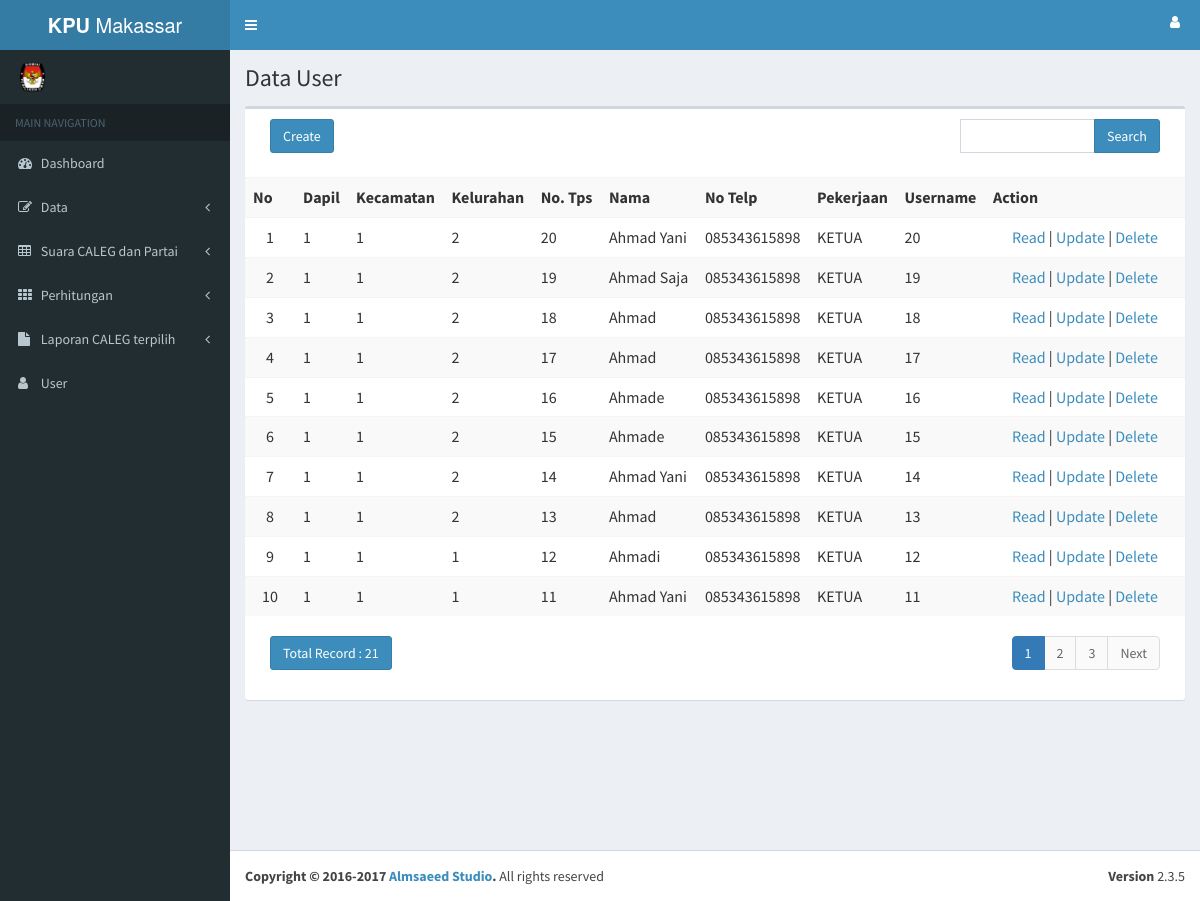
Screenshot of /index.php/users with the database file from the repository.
### tables this page shows
CREATE TABLE `users` (
  `id` int(11) NOT NULL AUTO_INCREMENT,
  `id_dapil` int(11) DEFAULT NULL,
  `id_kecamatan` int(11) DEFAULT NULL,
  `id_kelurahan` int(11) DEFAULT NULL,
  `id_tps` int(11) DEFAULT NULL,
  `nama` varchar(100) DEFAULT NULL,
  `jk` varchar(1) DEFAULT NULL,
  `no_telp` varchar(15) DEFAULT NULL,
  `pekerjaan` varchar(30) DEFAULT NULL,
  `username` varchar(32) DEFAULT NULL,
  `password` varchar(64) DEFAULT NULL,
  `level` varchar(20) NOT NULL,
  `aktif` varchar(10) DEFAULT NULL,
  PRIMARY KEY (`id`) USING BTREE
);

### application/controllers/Users.php (called while the page is built, shortened)
<?php
class Users extends CI_Controller
{
    function __construct()
    {
        $this->load->model('Users_model');
        $this->load->library('form_validation');
    }
    public function index()
    {
        $q = urldecode($this->input->get('q', TRUE));
        $start = intval($this->input->get('start'));
        if ($q <> '') {
            $config['base_url'] = base_url() . 'users/index?q=' . urlencode($q);
            $config['first_url'] = base_url() . 'users/index?q=' . urlencode($q);
        } else {
            $config['base_url'] = base_url() . 'users/index';
            $config['first_url'] = base_url() . 'users/index';
        }
        $config['per_page'] = 10;
        $config['page_query_string'] = TRUE;
        $config['total_rows'] = $this->Users_model->total_rows($q);
        $users = $this->Users_model->get_limit_data($config['per_page'], $start, $q);
        $this->load->library('pagination');
        $this->pagination->initialize($config);
        $data = array(
            'users_data' => $users,
            'q' => $q,
            'pagination' => $this->pagination->create_links(),
            'total_rows' => $config['total_rows'],
            'start' => $start,
        );
        $this->load->view('users/users_list', $data);
    }
}

### index.php (called while the page is built, shortened)
<?php
require_once BASEPATH.'core/CodeIgniter.php';

### application/config/config.php (called while the page is built, shortened)
<?php
$root	= "http://".$_SERVER['HTTP_HOST'];
$root	.= str_replace(basename($_SERVER['SCRIPT_NAME']),"",$_SERVER['SCRIPT_NAME']);
$config['base_url']	= "$root";
$config['index_page'] = '';
$config['uri_protocol']	= 'REQUEST_URI';
$config['url_suffix'] = '';
$config['language']	= 'english';
$config['charset'] = 'UTF-8';
$config['enable_hooks'] = FALSE;
$config['subclass_prefix'] = 'MY_';
$config['composer_autoload'] = 'vendor/autoload.php';
$config['permitted_uri_chars'] = 'a-z 0-9~%.:_\-';
$config['enable_query_strings'] = FALSE;
$config['controller_trigger'] = 'c';
$config['function_trigger'] = 'm';
$config['directory_trigger'] = 'd';
$config['allow_get_array'] = TRUE;
$config['log_threshold'] = 0;
$config['log_path'] = '';
$config['log_file_extension'] = '';
$config['log_file_permissions'] = 0644;
$config['log_date_format'] = 'Y-m-d H:i:s';
$config['error_views_path'] = '';
$config['cache_path'] = '';
$config['cache_query_string'] = FALSE;
$config['encryption_key'] = '';
$config['sess_driver'] = 'files';
$config['sess_cookie_name'] = 'ci_session';
$config['sess_expiration'] = 7200;
$config['sess_save_path'] = NULL;
$config['sess_match_ip'] = FALSE;
$config['sess_time_to_update'] = 300;
$config['sess_regenerate_destroy'] = FALSE;
$config['cookie_prefix']	= '';
$config['cookie_domain']	= '';
$config['cookie_path']		= '/';
$config['cookie_secure']	= FALSE;
$config['cookie_httponly'] 	= FALSE;
$config['standardize_newlines'] = FALSE;
$config['global_xss_filtering'] = FALSE;
$config['csrf_protection'] = FALSE;
$config['csrf_token_name'] = 'csrf_test_name';
$config['csrf_cookie_name'] = 'csrf_cookie_name';
$config['csrf_expire'] = 7200;
$config['csrf_regenerate'] = TRUE;
$config['csrf_exclude_uris'] = array();
$config['compress_output'] = FALSE;
$config['time_reference'] = 'local';
$config['rewrite_short_tags'] = FALSE;
$config['proxy_ips'] = '';

### application/models/Users_model.php (called while the page is built, shortened)
<?php
class Users_model extends CI_Model
{
    public $table = 'users';
    public $id = 'id';
    public $order = 'DESC';
    function total_rows($q = NULL) {
        $this->db->like('id', $q);
    $this->db->or_like('id_dapil', $q);
    $this->db->or_like('id_kecamatan', $q);
    $this->db->or_like('id_kelurahan', $q);
    $this->db->or_like('id_tps', $q);
	$this->db->or_like('nama', $q);
	$this->db->or_like('jk', $q);
	$this->db->or_like('no_telp', $q);
	$this->db->or_like('pekerjaan', $q);
	$this->db->or_like('username', $q);
	$this->db->or_like('password', $q);
	$this->db->or_like('level', $q);
	$this->db->or_like('aktif', $q);
	$this->db->from($this->table);
        return $this->db->count_all_results();
    }
    function get_limit_data($limit, $start = 0, $q = NULL) {
        $this->db->order_by($this->id, $this->order);
        $this->db->like('id', $q);
    $this->db->or_like('id_dapil', $q);
    $this->db->or_like('id_kecamatan', $q);
    $this->db->or_like('id_kelurahan', $q);
    $this->db->or_like('id_tps', $q);
	$this->db->or_like('nama', $q);
	$this->db->or_like('jk', $q);
	$this->db->or_like('no_telp', $q);
	$this->db->or_like('pekerjaan', $q);
	$this->db->or_like('username', $q);
	$this->db->or_like('password', $q);
	$this->db->or_like('level', $q);
	$this->db->or_like('aktif', $q);
	$this->db->limit($limit, $start);
        return $this->db->get($this->table)->result();
    }
}

### application/views/users/users_list.php (the view, shortened to what this page needs)
<div class="content-wrapper">
    <section class="content-header">
      <h1>Data User</h1>
    </section>
    <section class="content">
        <div class="row">
            <div class="col-xs-12">
                <div class="box">
                    <div class="box-header">
                        <div class="col-md-4">
                            <?php echo anchor(site_url('users/create'),'Create', 'class="btn btn-primary"'); ?>
                        </div>
                        <div class="col-md-4 text-center">
                        </div>
                        <div class="col-md-1 text-right">
                        </div>
                        <div class="col-md-3 text-right">
                            <form action="<?php echo site_url('users/index'); ?>" class="form-inline" method="get">
                                <div class="input-group">
                                    <input type="text" class="form-control" name="q" value="<?php echo $q; ?>">
                                    <span class="input-group-btn">
                                      <button class="btn btn-primary" type="submit">Search</button>
                                    </span>
                                </div>
                            </form>
                        </div>
                    </div>
                    <table class="table table-striped" style="margin-bottom: 10px">
                        <tr>
                            <th align="center">No</th>
                            <th>Dapil</th>
                            <th>Kecamatan</th>
                            <th>Kelurahan</th>
                            <th>No. Tps</th>
                    		<th>Nama</th>
                    		<th>No Telp</th>
                    		<th>Pekerjaan</th>
                    		<th>Username</th>
                    	   <th width="200px">Action</th>
                        </tr><?php
                            foreach ($users_data as $users)
                            {
                                ?>
                        <tr>
                			<td align="center" width="50px"><?php echo ++$start ?></td>
                            <td><?php echo $users->id_dapil ?></td>
                            <td><?php echo $users->id_kecamatan ?></td>
                            <td><?php echo $users->id_kelurahan ?></td>
                            <td><?php echo $users->id_tps ?></td>
                			<td><?php echo $users->nama ?></td>
                			<td><?php echo $users->no_telp ?></td>
                			<td><?php echo $users->pekerjaan ?></td>
                			<td><?php echo $users->username ?></td>
                			<td style="text-align:center" width="200px">
                				<?php
                				echo anchor(site_url('users/read/'.$users->id),'Read');
                                echo ' | ';
                				echo anchor(site_url('users/update/'.$users->id),'Update');
                                echo ' | ';
                				echo anchor(site_url('users/delete/'.$users->id),'Delete','onclick="javasciprt: return confirm(\'Are You Sure ?\')"');
                				?>
                			</td>
                		</tr>
                                <?php
                            }
                            ?>
                    </table>
                    <div class="box-header">
                        <div class="col-md-6">
                            <a href="#" class="btn btn-primary">Total Record : <?php echo $total_rows ?></a>
                        </div>
                        <div class="col-md-6 text-right">
                            <?php echo $pagination ?>
                        </div>
                    </div>
                </div>
            </div>
        </div>
    </section>
</div>

### rows the page displays
users: id_dapil "1", id_kecamatan "1", id_kelurahan "2", id_tps "20", nama "Ahmad Yani", no_telp "085343615898", pekerjaan "KETUA", username "20", id "Read", id "Update", id "Delete"
users: id_dapil "1", id_kecamatan "1", id_kelurahan "2", id_tps "19", nama "Ahmad Saja", no_telp "085343615898", pekerjaan "KETUA", username "19", id "Read", id "Update", id "Delete"
users: id_dapil "1", id_kecamatan "1", id_kelurahan "2", id_tps "18", nama "Ahmad", no_telp "085343615898", pekerjaan "KETUA", username "18", id "Read", id "Update", id "Delete"
users: id_dapil "1", id_kecamatan "1", id_kelurahan "2", id_tps "17", nama "Ahmad", no_telp "085343615898", pekerjaan "KETUA", username "17", id "Read", id "Update", id "Delete"
users: id_dapil "1", id_kecamatan "1", id_kelurahan "2", id_tps "16", nama "Ahmade", no_telp "085343615898", pekerjaan "KETUA", username "16", id "Read", id "Update", id "Delete"
users: id_dapil "1", id_kecamatan "1", id_kelurahan "2", id_tps "15", nama "Ahmade", no_telp "085343615898", pekerjaan "KETUA", username "15", id "Read", id "Update", id "Delete"
users: id_dapil "1", id_kecamatan "1", id_kelurahan "2", id_tps "14", nama "Ahmad Yani", no_telp "085343615898", pekerjaan "KETUA", username "14", id "Read", id "Update", id "Delete"
users: id_dapil "1", id_kecamatan "1", id_kelurahan "2", id_tps "13", nama "Ahmad", no_telp "085343615898", pekerjaan "KETUA", username "13", id "Read", id "Update", id "Delete"
users: id_dapil "1", id_kecamatan "1", id_kelurahan "1", id_tps "12", nama "Ahmadi", no_telp "085343615898", pekerjaan "KETUA", username "12", id "Read", id "Update", id "Delete"
users: id_dapil "1", id_kecamatan "1", id_kelurahan "1", id_tps "11", nama "Ahmad Yani", no_telp "085343615898", pekerjaan "KETUA", username "11", id "Read", id "Update", id "Delete"

### other values shown
anchor(site_url('users/create'),'Create', 'class="btn btn-primary"') "Create"
$total_rows "21"
$pagination "1 2 3 Next"
